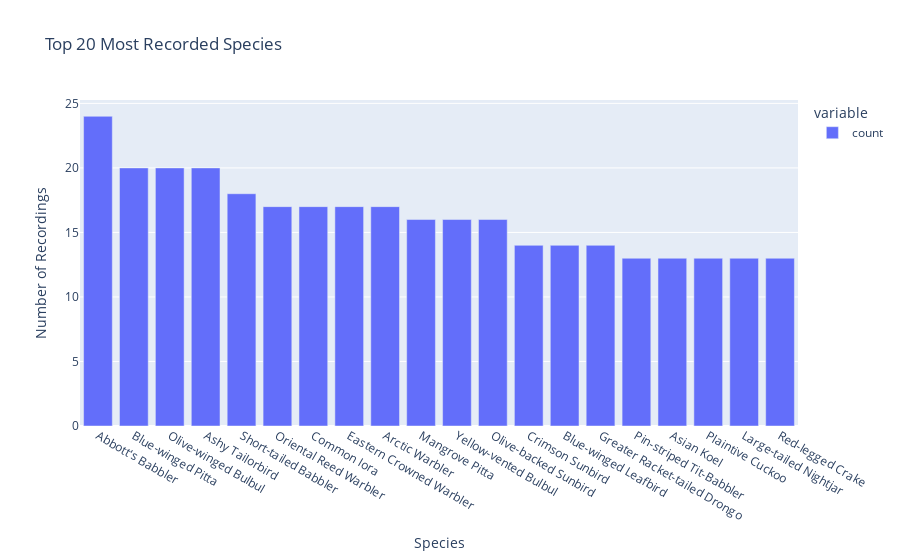
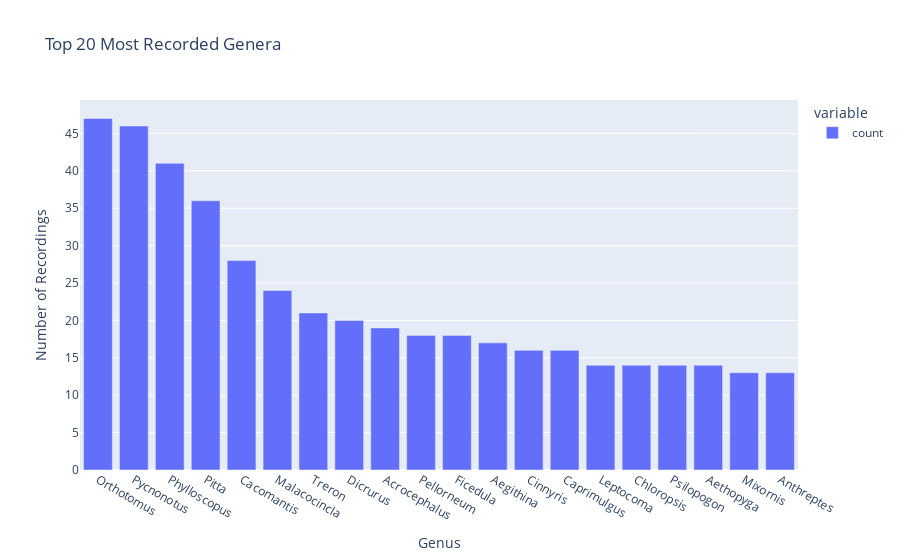
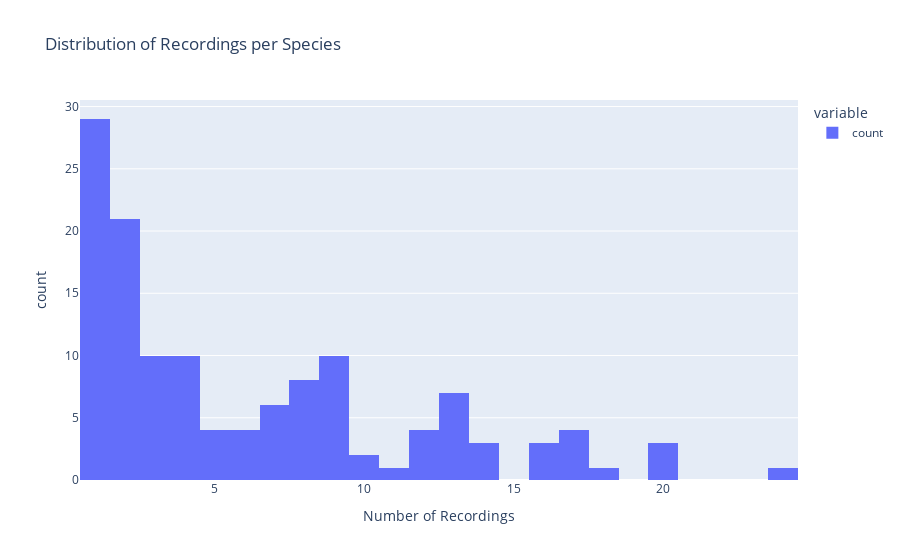

Source (notebook cell) for these figures, in order:
### Markdown cell above
### Step 3: Species & Recording Distribution

In this step, we analyze the diversity and balance of species and recordings in the dataset. Understanding the distribution of target classes (species) is crucial for building effective machine learning models and identifying potential class imbalance issues.

### Code cell
# Analyze and visualize the number of recordings per species and genus

species_counts = df['en'].value_counts().sort_values(ascending=False)
genus_counts = df['gen'].value_counts().sort_values(ascending=False)

print(f"Number of unique species: {df['en'].nunique()}")
print(f"Number of unique genera: {df['gen'].nunique()}")

# Plot species distribution (top 20)
fig = px.bar(
    species_counts.head(20),
    title='Top 20 Most Recorded Species',
    labels={'value': 'Number of Recordings', 'en': 'Species'},
)
fig.show()

# Plot genus distribution (top 20)
fig2 = px.bar(
    genus_counts.head(20),
    title='Top 20 Most Recorded Genera',
    labels={'value': 'Number of Recordings', 'gen': 'Genus'},
)
fig2.show()

# Visualize class imbalance for all species
fig3 = px.histogram(
    species_counts,
    nbins=30,
    title='Distribution of Recordings per Species',
    labels={'value': 'Number of Recordings', 'count': 'Number of Species'},
)
fig3.show()

### Figure 1 — Plotly figure (JSON) as saved in the notebook; plotly's stock layout.template omitted (floating-point values rounded to 4 significant figures)
{"data": [{"hovertemplate": "variable=count<br>Species=%{x}<br>Number of Recordings=%{y}<extra></extra>", "legendgroup": "count", "marker": {"color": "#636efa", "pattern": {"shape": ""}}, "name": "count", "orientation": "v", "showlegend": true, "textposition": "auto", "type": "bar", "x": ["Abbott's Babbler", "Blue-winged Pitta", "Olive-winged Bulbul", "Ashy Tailorbird", "Short-tailed Babbler", "Oriental Reed Warbler", "Common Iora", "Eastern Crowned Warbler", "Arctic Warbler", "Mangrove Pitta", "Yellow-vented Bulbul", "Olive-backed Sunbird", "Crimson Sunbird", "Blue-winged Leafbird", "Greater Racket-tailed Drongo", "Pin-striped Tit-Babbler", "Asian Koel", "Plaintive Cuckoo", "Large-tailed Nightjar", "Red-legged Crake"], "xaxis": "x", "y": [24, 20, 20, 20, 18, 17, 17, 17, 17, 16, 16, 16, 14, 14, 14, 13, 13, 13, 13, 13], "yaxis": "y"}], "layout": {"barmode": "relative", "legend": {"title": {"text": "variable"}, "tracegroupgap": 0}, "title": {"text": "Top 20 Most Recorded Species"}, "xaxis": {"anchor": "y", "domain": [0, 1], "title": {"text": "Species"}}, "yaxis": {"anchor": "x", "domain": [0, 1], "title": {"text": "Number of Recordings"}}}}

### Figure 2 — Plotly figure (JSON) as saved in the notebook; plotly's stock layout.template omitted (floating-point values rounded to 4 significant figures)
{"data": [{"hovertemplate": "variable=count<br>Genus=%{x}<br>Number of Recordings=%{y}<extra></extra>", "legendgroup": "count", "marker": {"color": "#636efa", "pattern": {"shape": ""}}, "name": "count", "orientation": "v", "showlegend": true, "textposition": "auto", "type": "bar", "x": ["Orthotomus", "Pycnonotus", "Phylloscopus", "Pitta", "Cacomantis", "Malacocincla", "Treron", "Dicrurus", "Acrocephalus", "Pellorneum", "Ficedula", "Aegithina", "Cinnyris", "Caprimulgus", "Leptocoma", "Chloropsis", "Psilopogon", "Aethopyga", "Mixornis", "Anthreptes"], "xaxis": "x", "y": [47, 46, 41, 36, 28, 24, 21, 20, 19, 18, 18, 17, 16, 16, 14, 14, 14, 14, 13, 13], "yaxis": "y"}], "layout": {"barmode": "relative", "legend": {"title": {"text": "variable"}, "tracegroupgap": 0}, "title": {"text": "Top 20 Most Recorded Genera"}, "xaxis": {"anchor": "y", "domain": [0, 1], "title": {"text": "Genus"}}, "yaxis": {"anchor": "x", "domain": [0, 1], "title": {"text": "Number of Recordings"}}}}

### Figure 3 — Plotly figure (JSON) as saved in the notebook; plotly's stock layout.template omitted (floating-point values rounded to 4 significant figures; data arrays with more than 128 entries replaced by an {"elided": "..."} marker saying what was removed)
{"data": [{"bingroup": "x", "hovertemplate": "variable=count<br>Number of Recordings=%{x}<br>count=%{y}<extra></extra>", "legendgroup": "count", "marker": {"color": "#636efa", "pattern": {"shape": ""}}, "name": "count", "nbinsx": 30, "orientation": "v", "showlegend": true, "type": "histogram", "x": {"elided": "131 int values"}, "xaxis": "x", "yaxis": "y"}], "layout": {"barmode": "relative", "legend": {"title": {"text": "variable"}, "tracegroupgap": 0}, "title": {"text": "Distribution of Recordings per Species"}, "xaxis": {"anchor": "y", "domain": [0, 1], "title": {"text": "Number of Recordings"}}, "yaxis": {"anchor": "x", "domain": [0, 1], "title": {"text": "count"}}}}
